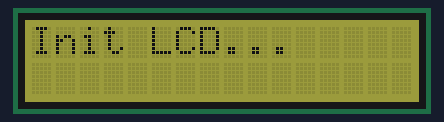
Recording of a program running on a simulated ESP32. Shown: 16×2 character LCD. What the program prints to the serial monitor is not drawn.

Above: at 0.1 s.
At 1.1 s:
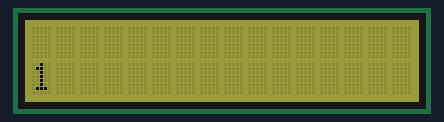
At 9.1 s:
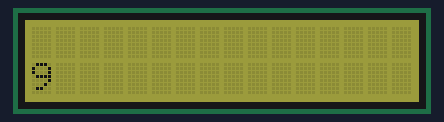
At 18.1 s:
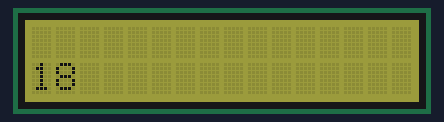
At 28.1 s:
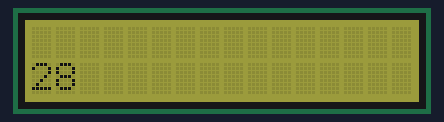
At 37.1 s:
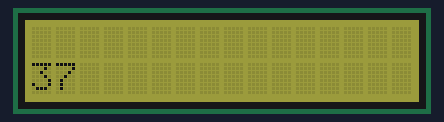

Measured:
- what the display in image 1 shows lasts 1.0 s, from 1.1 s to 2.1 s

The program:

main.cpp
```cpp
#include <Arduino.h>
#include <Wire.h>
#include "rgb_lcd.h"
rgb_lcd lcd;

// put function declarations here:
int myFunction(int, int);

void setup() {
  Serial.begin(115200);
    Serial.printf("Demmarage Ldccd\n");
    lcd.begin(16, 2, true);
    lcd.setRGB(127, 127, 0); // Couleur jaune pour l'initialisation
    lcd.print("Init LCD...");
    delay(1000);
    lcd.clear();
    // xSemaphoreGive(i2cMutex); // Libérer le mutex après l'initialisation
    // }
    Serial.println("Écran LCD initialisé.");
}

void loop() {
lcd.setCursor(0, 1);
    // print the number of seconds since reset:
    lcd.print(millis() / 1000);

    delay(100);

}

// put function definitions here:
int myFunction(int x, int y) {
  return x + y;
}
```
